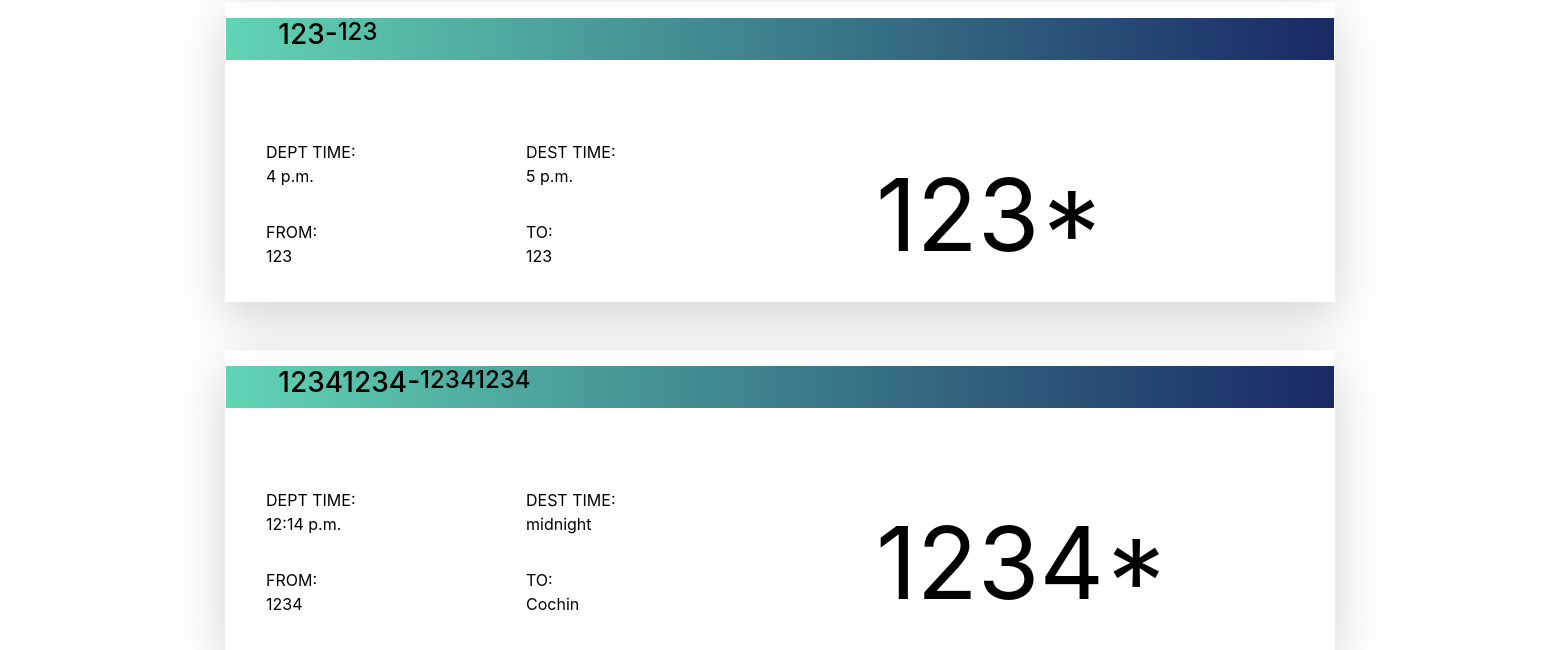
The page /add_flight/ (lower part) on the database as committed earlier.
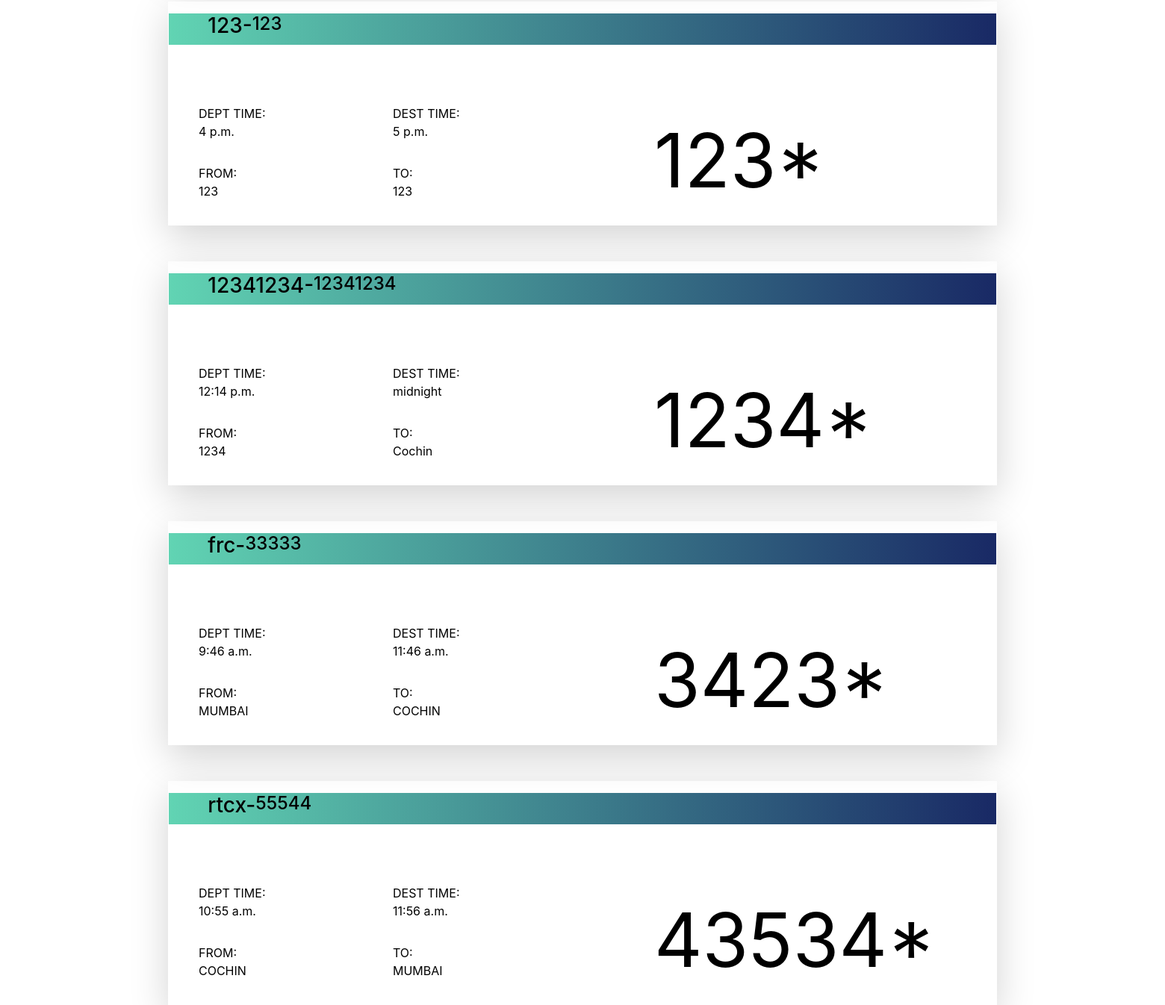
The same page on the database as committed later.
### travelapp/models.py (models this page shows, shortened)
class Flights(models.Model):
    id = models.AutoField(primary_key=True)
    source = models.CharField(max_length=200)
    destination = models.CharField(max_length=200)
    flight_num = models.CharField(max_length=10)
    city = models.ForeignKey(City,on_delete=models.CASCADE)
    eprice = models.IntegerField(null=True)
    dept_time = models.TimeField(auto_now=False,auto_now_add=False)
    dest_time = models.TimeField(auto_now=False,auto_now_add=False)
    company = models.CharField(max_length=15,default=" ")
    seats = models.IntegerField()

### travelapp/views.py (the view)
# urls.py: path('add_flight/', views.add_flight, name='add_flight'),
def add_flight(request):
    if request.method == 'POST':
        form = FlightsForm(request.POST)
        if form.is_valid():
            form.save()
            return redirect('home')  # Change 'flight_list' to the appropriate URL or view name after form submission
    else:
        form = FlightsForm()
    flights_list = Flights.objects.all()  # You may want to fetch existing data to display on the template
    return render(request, 'add_flight.html', {'form': form, 'flights_list': flights_list})

### travelapp/models.py (called while the page is built)
    def __str__(self):
        return self.city

### templates/add_flight.html (shortened to what this page needs)
<!DOCTYPE html>
<html lang="en" dir="ltr">
{% load static %}
  <head>
    <link rel="stylesheet" href="https://stackpath.bootstrapcdn.com/bootstrap/4.4.1/css/bootstrap.min.css">
    <link rel="stylesheet" href="{% static "css/styleone.css" %}">
  </head>
  <body>
    {% block content %}
    <div class="main">
      <br><br>
    {% for i in flights_list %}
    <div class="container">
      <a href='/bookflight/{{ i.flight_num }}/{{ date }}' class="bg">
      <div class="ticket shadow-lg p-3 mb-5">
        <div class="row bg1">
          <h3>&nbsp&nbsp&nbsp&nbsp&nbsp&nbsp&nbsp{{ i.company }}-</h3><h4>{{i.flight_num}}</h4>
        </div>
        <div class="row bg1">
        <p class="from">FROM: <br>{{ i.source }} </p>
        <p class="to">TO:<br>{{i.destination}}</p>
        <p class="dept">DEPT TIME:<br> {{ i.dept_time}}</p>
        <p class="dest">DEST TIME: <br>{{ i.dest_time}}</p>
        <p class="eprice">{{ i.eprice}}*</p>
        </div>
      </div></a>
    </div>
    {% endfor %}
  </div>
    {% endblock %}
  </body>
</html>

Rows that differ between the two databases and show on the page:
added Flights: company "frc", flight_num "33333", source "MUMBAI", destination "COCHIN", dept_time "9:46 a.m.", dest_time "11:46 a.m.", eprice "3423"
added Flights: company "rtcx", flight_num "55544", source "COCHIN", destination "MUMBAI", dept_time "10:55 a.m.", dest_time "11:56 a.m.", eprice "43534"
